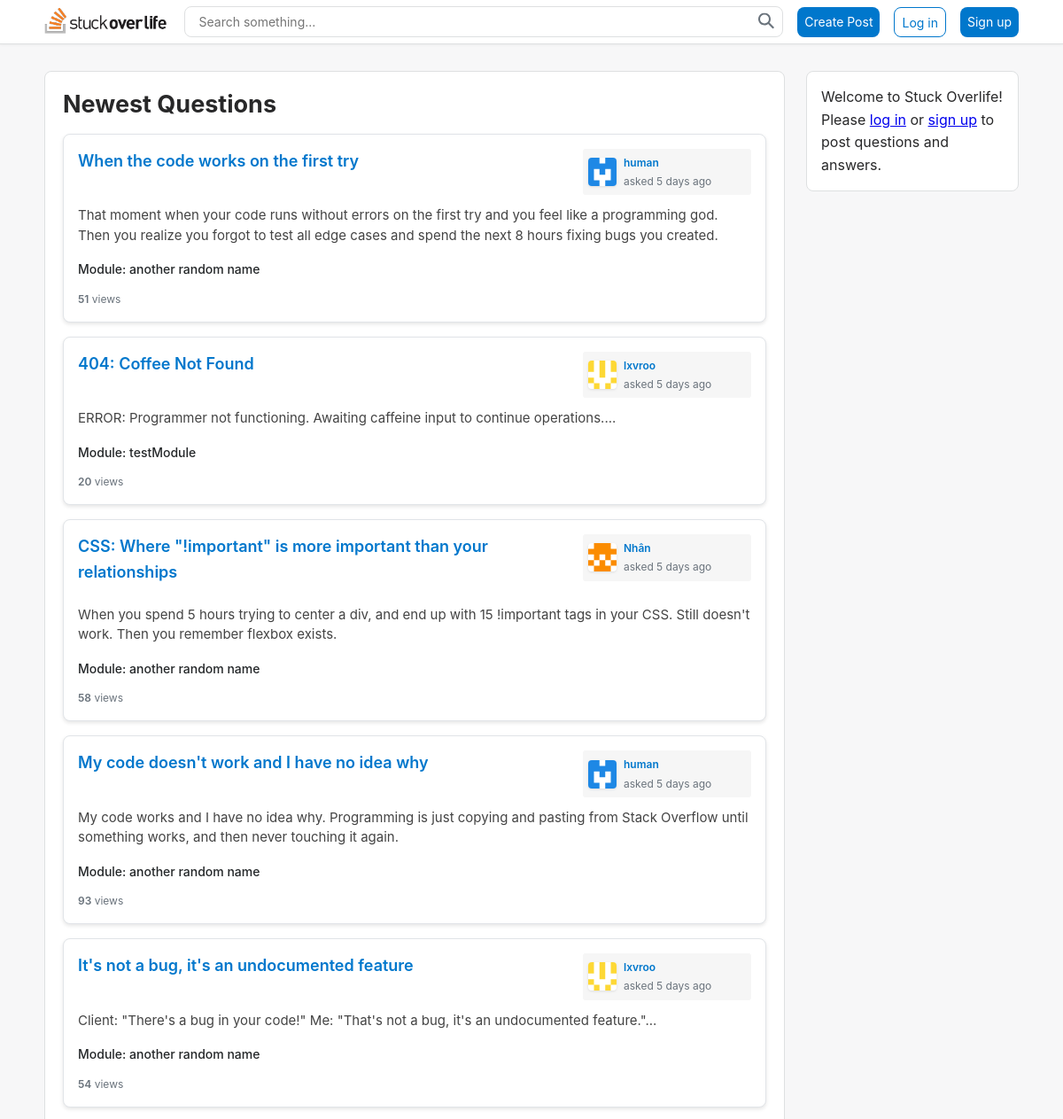
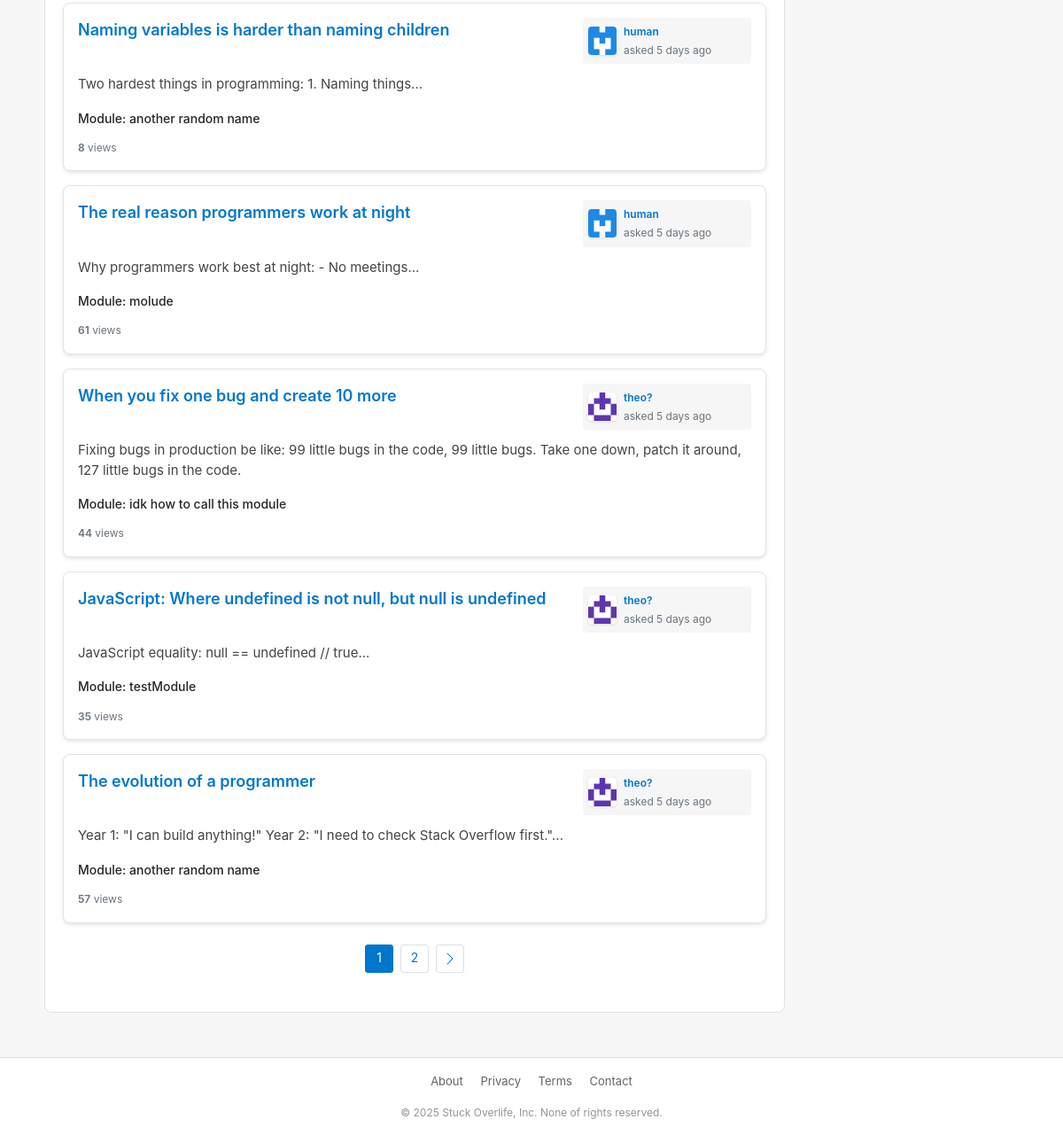
The page / on the database its author committed (2 pictures, top to bottom).
### tables this page shows
CREATE TABLE `posts` (
  `PostID` int(11) NOT NULL,
  `title` varchar(255) NOT NULL,
  `content` text NOT NULL,
  `ModuleID` int(11) NOT NULL,
  `UserID` int(11) NOT NULL,
  `createdAt` datetime NOT NULL DEFAULT current_timestamp(),
  `updatedAt` datetime NOT NULL DEFAULT current_timestamp() ON UPDATE current_timestamp(),
  `AssetID` int(11) DEFAULT NULL,
  `viewCount` int(11) DEFAULT 0
);

CREATE TABLE `user` (
  `UserID` int(11) NOT NULL,
  `username` varchar(255) NOT NULL,
  `firstname` varchar(100) NOT NULL,
  `lastname` varchar(100) NOT NULL,
  `password` varchar(255) NOT NULL DEFAULT '',
  `avatar` varchar(100) DEFAULT NULL,
  `dob` date DEFAULT NULL,
  `bio` text DEFAULT NULL,
  `status` enum('Active','Blocked','Banned','Archived','Unknown') NOT NULL DEFAULT 'Active',
  `role` enum('user','admin') NOT NULL DEFAULT 'user',
  `createdAt` datetime NOT NULL DEFAULT current_timestamp()
);

CREATE TABLE `modules` (
  `ModuleID` int(11) NOT NULL,
  `moduleName` varchar(255) NOT NULL,
  `description` varchar(255) NOT NULL
);

### index.php (called while the page is built, shortened)
<?php
    try {
        include './includes/db.php';
        include './includes/functions.php';
        $currentPage = isset($_GET['page']) ? (int)$_GET['page'] : 1;
        $postsPerPage = 10;
        if (isset($_GET['search']) && !empty($_GET['search'])) {
            $searchTerm = trim($_GET['search']);
            $pagination = search($pdo, $searchTerm, $currentPage, $postsPerPage);
            $posts = $pagination['posts'];
        } else {
            $pagination = getPaginatedPosts($pdo, $currentPage, $postsPerPage);
            $posts = $pagination['posts'];
        }
        include './views/home.html.php';
    } catch (PDOException $e) {
        $title = 'An error has occurred';
        $output = 'Database error: ' . $e->getMessage();
    }
    include './views/layout.html.php';
?>

### includes/functions.php (called while the page is built, shortened)
<?php
    function timeAgo($datetime, $full = false) {
        static $now = null;
        try {
            if ($now === null) {
                $now = new DateTime();
            }
            $then = new DateTime($datetime);
            $diff = (array) $now->diff($then);
            $diff['w'] = floor($diff['d'] / 7);
            $diff['d'] -= $diff['w'] * 7;
            $string = array(
                'y' => 'year',
                'm' => 'month',
                'w' => 'week',
                'd' => 'day',
                'h' => 'hour',
                'i' => 'minute',
                's' => 'second',
            );
            foreach($string as $k => &$v) {
                if ($diff[$k]) {
                    $v = $diff[$k] . ' ' . $v . ($diff[$k] > 1 ? 's' : '');
                } else {
                    unset($string[$k]);
                }
            }
            if (!$full) $string = array_slice($string, 0, 1);
            return $string ? implode(', ', $string) . ' ago' : 'just now';
        } catch (Exception $e) {
            error_log('Error in timeAgo function: ' . $e->getMessage());
            return 'unknown time';
        }
    }
    function getPaginatedPosts($pdo, $page = 1, $postsPerPage = 10) {
        $offset = ($page - 1) * $postsPerPage;
        $stmt = $pdo->prepare(
            'SELECT posts.*, user.username, user.avatar, modules.moduleName
            FROM posts
            INNER JOIN user ON posts.userid = user.userid
            INNER JOIN modules ON posts.moduleid = modules.moduleid
            ORDER BY posts.createdAt DESC
            LIMIT :limit OFFSET :offset'
        );
        $stmt->bindValue(':limit', $postsPerPage, PDO::PARAM_INT);
        $stmt->bindValue(':offset', $offset, PDO::PARAM_INT);
        $stmt->execute();
        $posts = $stmt->fetchAll();
        $countQuery = $pdo->query('SELECT COUNT(*) as total FROM posts');
        $totalPosts = $countQuery->fetch()['total'];
        $totalPages = ceil($totalPosts / $postsPerPage);
        return [
            'posts' => $posts,
            'currentPage' => $page,
            'totalPages' => $totalPages,
            'totalPosts' => $totalPosts
        ];
    }
    function trimLine($content){
        $contents = strip_tags($content);
        $lines = explode("\n", $contents);
        $preview = array_slice($lines, 0, 2);
        $preview = implode("\n", $preview);
        if (count($lines) > 2 || strlen($contents) > strlen($preview)) {
            $preview = trim($preview) . '...';
        }
        return $preview;
    }
?>

### views/home.html.php (the view, shortened to what this page needs)
<?php if (empty($posts)): ?>
    <div class="no-results">
        <p>No posts found.</p>
    </div>
<?php else: ?>
    <?php foreach($posts as $post): ?>
        <div class="post">
            <div class="post-with-votes">
                <div class="post-main">
                    <div class="post-header">
                        <a class="post-title" href="/coursework/models/posts.php?id=<?= $post['PostID'] ?>"><?= htmlspecialchars($post['title'], ENT_QUOTES, 'UTF-8') ?></a>
                        <div class="user-info">
                            <div class="user-avatar">
                                <?php
                                    $avatar = htmlspecialchars($post['avatar'], ENT_QUOTES, 'UTF-8');
                                ?>
                                <img height="32px" src="/coursework/assets/images/random_pfp/<?= $avatar ?>" alt="User avatar">
                            </div>
                            <div class="user-info-details">
                                <a href="/coursework/models/profile.php?user_id=<?= htmlspecialchars($post['UserID'], ENT_QUOTES, 'UTF-8') ?>" class="user-name"><?= htmlspecialchars($post['username'], ENT_QUOTES, 'UTF-8') ?></a>
                                <span class="user-reputation">asked <?= timeAgo($post['createdAt']) ?></span>
                            </div>
                        </div>
                    </div>
                    <div class="post-content post-preview">
                        <?php echo trimLine($post['content']); ?>
                    </div>
                    <div class="post-module">
                        Module: <?= htmlspecialchars($post['moduleName'], ENT_QUOTES, 'UTF-8') ?>
                    </div>
                    <div class="post-stats">
                        <div class="post-stat">
                            <span class="post-stat-value"><?= htmlspecialchars($post['viewCount'], ENT_QUOTES, 'UTF-8') ?></span> views
                        </div>
                    </div>
                </div>
            </div>
        </div>
    <?php endforeach; ?>
    <?php if ($pagination['totalPages'] > 1): ?>
        <div class="pagination">
            <?php
                $queryParams = $_GET;
                unset($queryParams['page']);
                $queryString = http_build_query($queryParams);
                $queryString = !empty($queryString) ? '&' . $queryString : '';
            ?>
            <?php
                $range = 2;
                $startPage = max(1, $pagination['currentPage'] - $range);
                $endPage = min($pagination['totalPages'], $pagination['currentPage'] + $range);
            ?>
            <?php
            for ($i = $startPage; $i <= $endPage; $i++): ?>
                <a href="?page=<?= $i . $queryString ?>" class="pagination-link <?= $i === $pagination['currentPage'] ? 'pagination-active' : '' ?>">
                    <?= $i ?>
                </a>
            <?php endfor; ?>
            <?php if ($pagination['currentPage'] < $pagination['totalPages']): ?>
                <a href="?page=<?= $pagination['currentPage'] + 1 . $queryString ?>" class="pagination-link pagination-next">
                    <svg xmlns="http://www.w3.org/2000/svg" width="16" height="16" fill="currentColor" viewBox="0 0 16 16">
                        <path fill-rule="evenodd" d="M4.646 1.646a.5.5 0 0 1 .708 0l6 6a.5.5 0 0 1 0 .708l-6 6a.5.5 0 0 1-.708-.708L10.293 8 4.646 2.354a.5.5 0 0 1 0-.708z"/>
                    </svg>
                </a>
            <?php endif; ?>
        </div>
    <?php endif; ?>
<?php endif; ?>

### style.css (style rules this page uses)
:root { --primary-color: #0077cc; --primary-hover: #0060a5; --primary-active: #00375e; --text-color: #242729; --light-bg: #f7f7f8; --border-color: #dee0e1; --error-color: #d1383d; --success-color: #155724; --light-text: #6a737c; }
* { margin: 0; padding: 0; box-sizing: border-box; }
body { font-family: -apple-system, BlinkMacSystemFont, "Segoe UI", Roboto, Oxygen-Sans, Ubuntu, Cantarell, "Helvetica Neue", sans-serif; background-color: #f7f7f8; color: #282829; line-height: 1.6; }
.user-avatar { width: 32px; height: 32px; border-radius: 4px; background-color: #ffffff; overflow: hidden; cursor: pointer; }
.post { background-color: #fff; border-radius: 8px; box-shadow: 0 2px 4px rgba(0,0,0,0.1); padding: 16px; border: 1px solid #e1e4e8; margin-bottom: 16px; transition: box-shadow 0.3s ease; }
.post-with-votes { display: flex; }
.post-main { flex: 1; position: relative; }
.post-header { display: flex; justify-content: space-between; align-items: flex-start; margin-bottom: 8px; width: 100%; }
.post-title { margin-bottom: 0; margin-top: 12px; font-size: 18px; font-weight: 600; color: #005d9b; cursor: pointer; text-decoration: none; word-wrap: break-word; }
.post-content { font-size: 15px; line-height: 1.5; color: #242729; margin-bottom: 16px; word-wrap: break-word; }
.post-preview { max-height: 3em; overflow: hidden; text-overflow: ellipsis; display: -webkit-box; display: box; -webkit-line-clamp: 2; line-clamp: 2; -webkit-box-orient: vertical; box-orient: vertical; margin-bottom: 16px; line-height: 1.5; width: 100%; }
.post-module { margin-bottom: 8px; display: block; font-size: 14px; color: #242729; font-weight: 500; }
.user-info { position: static; flex-shrink: 0; display: flex; align-items: center; background-color: #f6f6f6; padding: 6px; border-radius: 3px; width: 190px; margin-left: auto; }
.user-info-details { flex: 1; margin-left: 8px; overflow: hidden; }
.user-avatar { width: 32px; height: 32px; border-radius: 4px; background-color: #ffffff; box-shadow: #0000001a 0px 1px 3px; overflow: hidden; }
.user-avatar img { width: 100%; height: 100%; object-fit: cover; }
.user-name { color: #0077cc; font-size: 12px; font-weight: 600; display: block; margin-bottom: 2px; text-decoration: none; white-space: nowrap; overflow: hidden; text-overflow: ellipsis; }
.user-reputation { color: #6a737c; font-size: 12px; display: block; }
.post-stats { display: flex; font-size: 12px; color: #6a737c; margin-top: 12px; }
.post-stat { margin-right: 12px; }
.post-stat-value { font-weight: 600; }
.pagination { display: flex; justify-content: center; align-items: center; margin: 24px 0; gap: 8px; }
.pagination-link { display: inline-flex; align-items: center; justify-content: center; min-width: 32px; height: 32px; padding: 0 8px; border-radius: 3px; text-decoration: none; color: #0077cc; background-color: #ffffff; border: 1px solid #dee0e1; font-size: 14px; transition: all 0.2s ease; }
.pagination-active { background-color: #0077cc; color: #ffffff; border-color: #0077cc; }
.pagination-prev, .pagination-next { padding: 0; width: 32px; height: 32px; display: inline-flex; align-items: center; justify-content: center; }
.pagination-prev svg, .pagination-next svg { width: 16px; height: 16px; }
.post-header { margin-bottom: 12px; }
.post-title { font-size: 18px; margin: 0 0 10px 0; color: #0077cc; }
.post-content { font-size: 15px; line-height: 1.5; color: #444; margin-bottom: 16px; }

### rows shown on the page
posts: title "When the code works on the first try", UserID.avatar (picture), UserID.username "human", createdAt "5 days ago", content "That moment when your code runs without errors on the first try and you feel like a programming god. Then you realize you forgot to test all edge cases and spend the next 8 hours fixing bugs you created.", ModuleID.moduleName "another random name", viewCount "51"
posts: title "404: Coffee Not Found", UserID.avatar (picture), UserID.username "lxvroo", createdAt "5 days ago", content "ERROR: Programmer not functioning. Awaiting caffeine input to continue operations....", ModuleID.moduleName "testModule", viewCount "20"
posts: title "CSS: Where \"!important\" is more important than your relationships", UserID.avatar (picture), UserID.username "Nhân", createdAt "5 days ago", content "When you spend 5 hours trying to center a div, and end up with 15 !important tags in your CSS. Still doesn't work. Then you remember flexbox exists.", ModuleID.moduleName "another random name", viewCount "58"
posts: title "My code doesn't work and I have no idea why", UserID.avatar (picture), UserID.username "human", createdAt "5 days ago", content "My code works and I have no idea why. Programming is just copying and pasting from Stack Overflow until something works, and then never touching it again.", ModuleID.moduleName "another random name", viewCount "93"
posts: title "It's not a bug, it's an undocumented feature", UserID.avatar (picture), UserID.username "lxvroo", createdAt "5 days ago", content "Client: \"There's a bug in your code!\" Me: \"That's not a bug, it's an undocumented feature.\"...", ModuleID.moduleName "another random name", viewCount "54"
posts: title "Naming variables is harder than naming children", UserID.avatar (picture), UserID.username "human", createdAt "5 days ago", content "Two hardest things in programming: 1. Naming things...", ModuleID.moduleName "another random name", viewCount "8"
posts: title "The real reason programmers work at night", UserID.avatar (picture), UserID.username "human", createdAt "5 days ago", content "Why programmers work best at night: - No meetings...", ModuleID.moduleName "molude", viewCount "61"
posts: title "When you fix one bug and create 10 more", UserID.avatar (picture), UserID.username "theo?", createdAt "5 days ago", content "Fixing bugs in production be like: 99 little bugs in the code, 99 little bugs. Take one down, patch it around, 127 little bugs in the code.", ModuleID.moduleName "idk how to call this module", viewCount "44"
posts: title "JavaScript: Where undefined is not null, but null is undefined", UserID.avatar (picture), UserID.username "theo?", createdAt "5 days ago", content "JavaScript equality: null == undefined // true...", ModuleID.moduleName "testModule", viewCount "35"
posts: title "The evolution of a programmer", UserID.avatar (picture), UserID.username "theo?", createdAt "5 days ago", content "Year 1: \"I can build anything!\" Year 2: \"I need to check Stack Overflow first.\"...", ModuleID.moduleName "another random name", viewCount "57"
